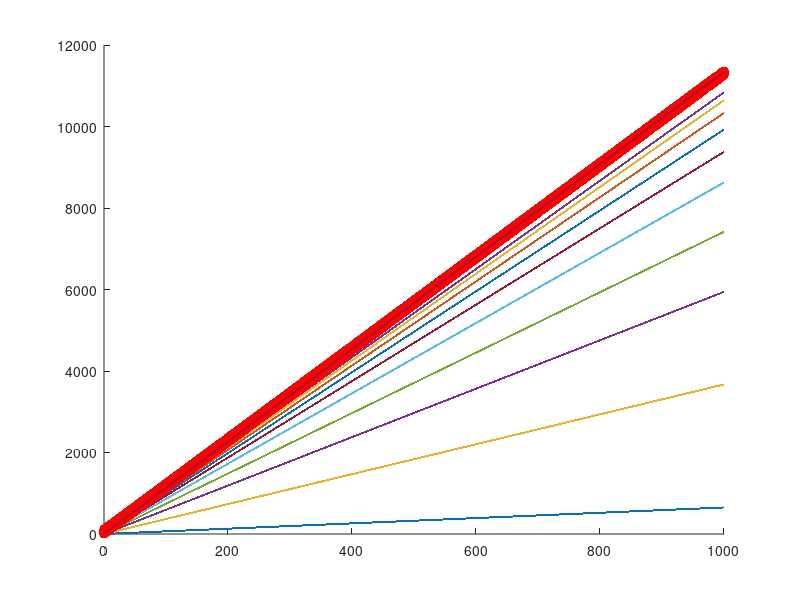

Recreate this plot in MATLAB.
m = csvread("train.csv");
m(1,:) = [];

X_train = m(:,1);
Y_train = m(:,2);

NewX_train = [ones(size(X_train, 1), 1) X_train];

w = rand(2,1);

XT = transpose(NewX_train);
YT = transpose(Y_train);

wTX = transpose(w)*XT;

hold on;
scatter(transpose(X_train),YT,'r');
plot(transpose(X_train),wTX);
pause(2);
close;

w_direct = inv(XT*NewX_train)*XT*Y_train;

wdTX = transpose((w_direct))*XT;

hold on;
scatter(transpose(X_train),YT,'r');
plot(transpose(X_train),wdTX);
pause(2);
close;

n_train = size(X_train,1);
eta = 0.00000001;

hold on;
for i = 1:2
    for j = 1:n_train
        x = X_train(j,1);
        y = Y_train(j,1);
        xprime = NewX_train(j,1:2);
        xprimeT = transpose(xprime);
        w = w - eta*(transpose(w)*xprimeT - y)*xprimeT;
        if(rem(j,100) == 0 && j<1000)
            wTX = transpose(w)*XT;
            scatter(transpose(X_train),YT,'r');
            plot(transpose(X_train),wTX);
            pause (1);
        endif
    endfor
endfor
close;

wTX = transpose(w)*XT;
hold on;
scatter(transpose(X_train),YT,'r');
plot(transpose(X_train),wTX);
pause(2);
close;

m = csvread("test.csv");
m(1,:) = [];

X_test = m(:,1);
Y_test = m(:,2);

NewX_test = [ones(size(X_test, 1), 1) X_test];

Y_pred1 = NewX_test*w;
Y_pred2 = NewX_test*w_direct;

er1 = Y_pred1 - Y_test;
er2 = Y_pred2 - Y_test;

n_test = size(X_test,1);

ms1 = transpose(er1)*er1.*1/n_test;
ms2 = transpose(er2)*er2.*1/n_test;

rms1 = sqrt(ms1)
rms2 = sqrt(ms2)